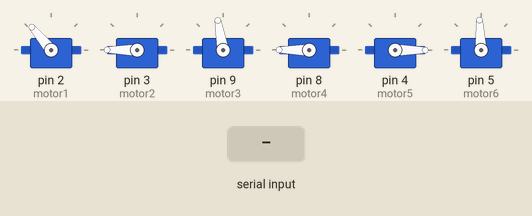
Simulated run of this sketch. Board: Arduino Uno, built with avr-gcc and run on an emulated ATmega328P. Shown: 6 × servo. The inputs (shaded band) are chosen by the test bench.

Above: at 1.2 s.
1.3 s: "1" received over Serial
At 2.7 s:
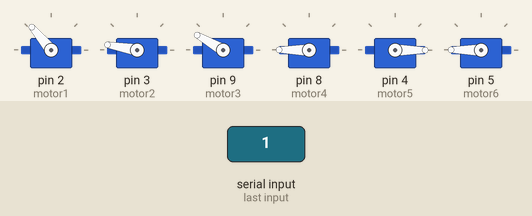
At 6.2 s:
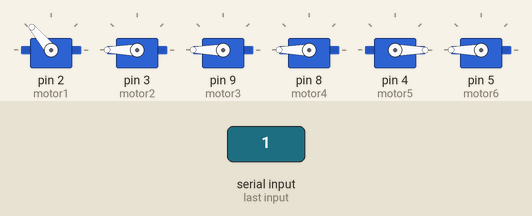
Timing chart, 0 to 18.8 s (numbered marks = the images above; inputs shaded):
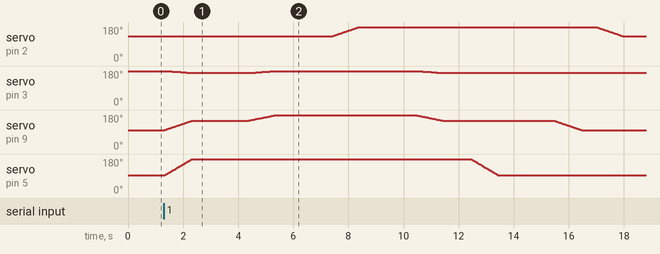

The sketch:

Depalletizer.ino
```cpp
#include <Servo.h>

Servo motor1, motor2, motor3, motor4, motor5, motor6;

void setup() {
  Serial.begin(9600);
  motor1.attach(2);
  motor2.attach(3);
  motor3.attach(9);
  motor4.attach(8);
  motor5.attach(4);
  motor6.attach(5);

  // 초기값
  motor1.write(130);
  motor2.write(180);
  motor3.write(100);
  motor4.write(180);
  motor5.write(0);
  motor6.write(93);
}

void loop() {
  if (Serial.available()) {
    char cmd = Serial.read();

    if (cmd == '1') {  // 라파에서 '1' 신호 오면 동작
      // PCB 집기
      for (int i = 0; i <= 50; i++) {
        motor2.write(map(i, 0, 50, 180, 170));
        motor3.write(map(i, 0, 50, 100, 150));
        motor6.write(map(i, 0, 50, 93, 180));
        delay(20);
      }
      delay(2000);

      // 들어올리기
      for (int i = 0; i <= 50; i++) {
        motor2.write(map(i, 0, 50, 170, 180));
        motor3.write(map(i, 0, 50, 150, 180));
        delay(20);
      }
      delay(2000);

      // 옆으로 회전
      for (int i = 0; i <= 50; i++) {
        motor1.write(map(i, 0, 50, 130, 180));
        delay(20);
      }
      delay(2000);

      // 내려놓기
      for (int i = 0; i <= 50; i++) {
        motor2.write(map(i, 0, 50, 180, 170));
        motor3.write(map(i, 0, 50, 180, 150));
        delay(20);
      }
      delay(1000);

      // 그리퍼 열기
      for (int i = 0; i <= 50; i++) {
        motor6.write(map(i, 0, 50, 180, 93));
        delay(20);
      }
      delay(2000);

      // 복귀
      for (int i = 0; i <= 50; i++) {
        motor3.write(map(i, 0, 50, 150, 100));
        delay(20);
      }
      delay(500);
      for (int i = 0; i <= 50; i++) {
        motor1.write(map(i, 0, 50, 180, 130));
        delay(20);
      }
      delay(500);
      for (int i = 0; i <= 50; i++) {
        motor2.write(map(i, 0, 50, 170, 180));
        delay(20);
      }
    }
  }
}
```

Measured:
- after the input at 1.3 s, servo on pin 2 (motor1): rises from 130° to 180° in 0.99 s, then falls to 130° in 9.6 s; servo on pin 3 (motor2): 180° → 179° after 0.10 s, → 178° 0.10 s later, → 177° 0.10 s later, → 176° 0.10 s later, … (32 changes in this stretch)
